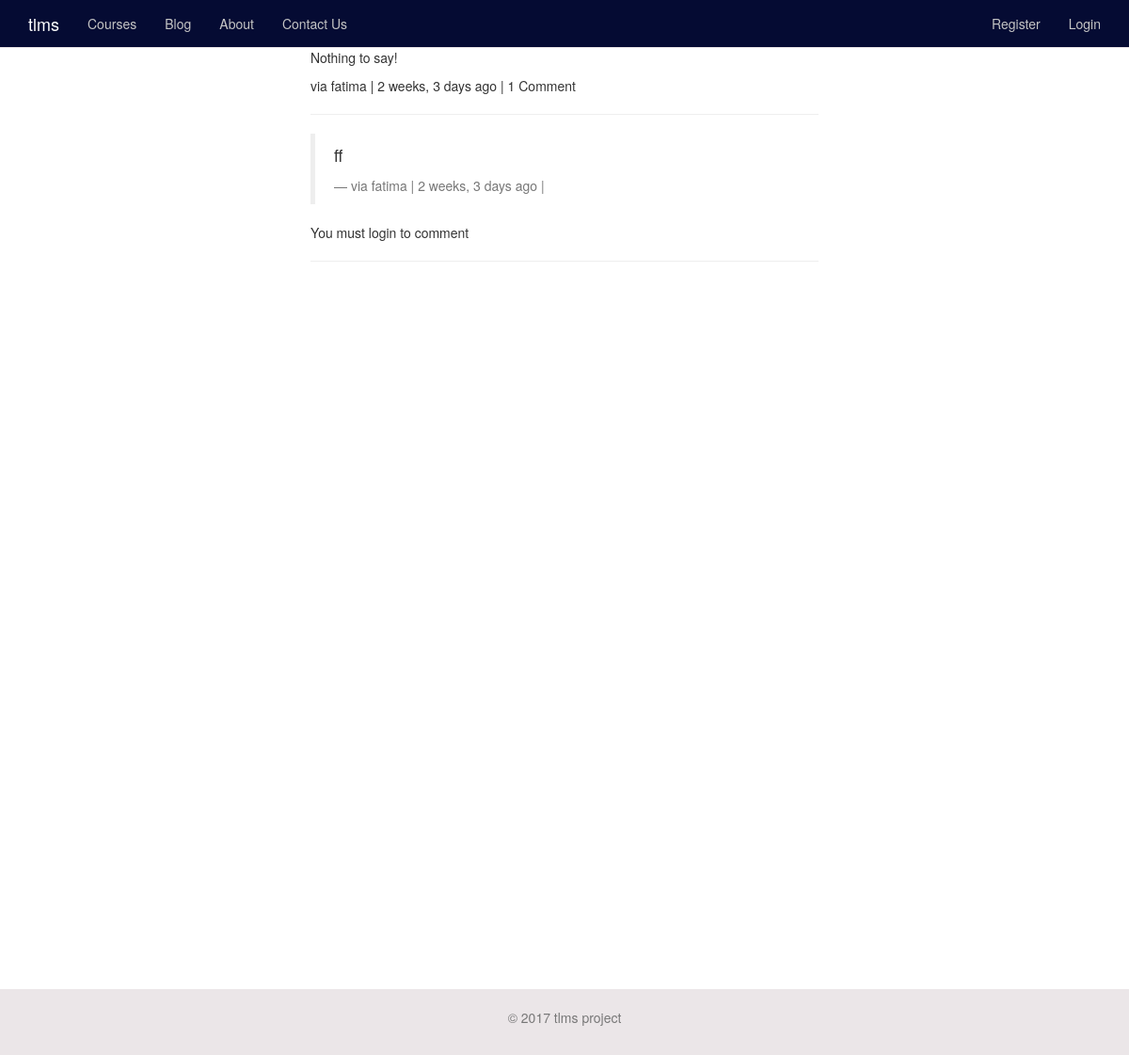
/comments/6/, run on the app's committed database.
### comments/models.py (models this page shows, shortened)
class CommentBlog(models.Model):
    user        			= models.ForeignKey(settings.AUTH_USER_MODEL, default=1)
    content_type 			= models.ForeignKey(ContentType, on_delete=models.CASCADE)
    object_id 				= models.PositiveIntegerField()
    content_object 			= GenericForeignKey('content_type', 'object_id')
    parent      			= models.ForeignKey("self", null=True, blank=True)
    content     			= models.TextField()
    timestamp   			= models.DateTimeField(auto_now_add=True)
    objects = CommentBlogManager()
    class Meta:
        ordering = ['-timestamp']
    def children(self): #replies
        return CommentBlog.objects.filter(parent=self)
    @property
    def is_parent(self):
        if self.parent is not None:
            return False
        return True

### accounts/models.py (models this page shows, shortened)
class MyUser(AbstractBaseUser):
	username = models.CharField(
	    max_length=255,
	    unique=True,
	)
	email = models.EmailField(
	    verbose_name='email address',
	    max_length=255,
	    unique=True,
	)
	first_name = models.CharField(
			max_length=120,
			null=True,
			blank=True,
			)
	last_name = models.CharField(
			max_length=120,
			null=True,
			blank=True,
			)
	is_member = models.BooleanField(default=False,
					verbose_name='Is Paid Member')
	is_active = models.BooleanField(default=True)
	is_admin = models.BooleanField(default=False)
	objects = MyUserManager()
	USERNAME_FIELD = 'username'
	REQUIRED_FIELDS = ['email']
	def get_full_name(self):
	    return "%s %s" %(self.first_name, self.last_name)
	def get_short_name(self):
	    return self.first_name
	def __unicode__(self):
	    return self.username
	def has_perm(self, perm, obj=None):
	    "Does the user have a specific permission?"
	    return True
	def has_module_perms(self, app_label):
	    "Does the user have permissions to view the app `app_label`?"
	    return True

### comments/views.py (the view, shortened to what this page needs)
# urls.py: url(r'^(?P<id>\d+)/$', 'comment_thread_Blog', name='thread'),
def comment_thread_Blog(request, id):
    try:
        obj = CommentBlog.objects.get(id=id)
    except:
        raise Http404
    if not obj.is_parent:
        obj = obj.parent
    content_object = obj.content_object # Post that the comment is on
    content_id = obj.content_object.id
    initial_data = {
            "content_type": obj.content_type,
            "object_id": obj.object_id
    }
    form = CommentBlogForm(request.POST or None, initial=initial_data)
    context = {
        "comment": obj,
        "form": form,
    }
    return render(request, "posts/comment_thread.html", context)

### templates/posts/comment_thread.html (shortened to what this page needs)
{% extends "base.html" %}
{% load urlify %}
{% load crispy_forms_tags %}
{% block content %}
<div class='col-sm-6 col-sm-offset-3'>
          <p>{{ comment.content }}</p>
          <footer>via {{ comment.user }} | {{ comment.timestamp|timesince }} ago | {% if comment.children.count > 0 %}{{ comment.children.count }} Comment {% endif %} </footer>
          <hr/>
          <div>
              {% for child_comment in comment.children %}
                <blockquote>
                <p>{{ child_comment.content }}</p>
                <footer>via {{ child_comment.user }} | {{ child_comment.timestamp|timesince }} ago | {% if request.user == child_comment.user %}<a href='{{ child_comment.get_delete_url }}'>Delete</a>{% endif %}</footer>
                </blockquote>
             {% endfor %}
             {% if request.user.is_authenticated %}
            <form method="POST" action="."> {% csrf_token %}
                {{ form|crispy }}
                <input type='hidden' name='parent_id' value='{{ comment.id }}'>
                <input type='submit' value='Reply' class='btn btn-default'>
            </form>
            {% else %}
            <p>You must login to comment </p>
            {% endif %}
        </div>
        <hr/>
</div>
{% endblock content %}

### data on the page
CommentBlog: content "Nothing to say!", user "fatima", timestamp "2 weeks, 3 days", children.count "1"
CommentBlog: content "ff", user "fatima", timestamp "2 weeks, 3 days"
